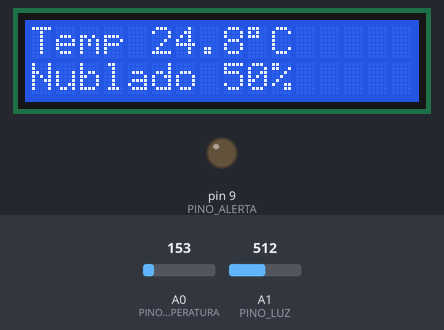
The sketch below on a simulated Arduino Uno, built with avr-gcc and run on an emulated ATmega328P. On the bench: 16×2 character LCD, output pins drawn as LEDs (lit = HIGH). The test bench sets the inputs (shaded band); at power-on: A1 (PINO_LUZ) = 512, A0 (PINO_TEMPERATURA) = 153. What the sketch prints to the serial monitor is not drawn.

Above: at 2.7 s.
2.8 s: A1 (PINO_LUZ) set to 716
At 3.9 s:
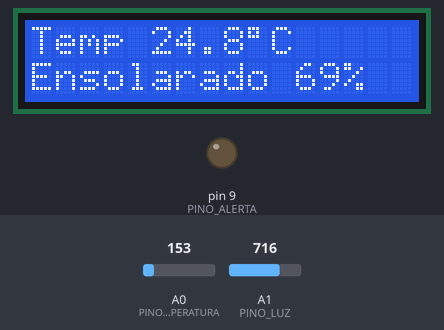
5.6 s: A1 (PINO_LUZ) set to 625
At 8.5 s:
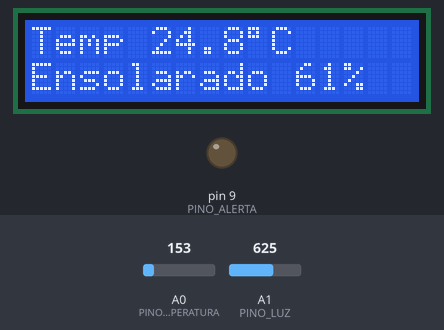
8.6 s: A1 (PINO_LUZ) set to 605
At 9.2 s:
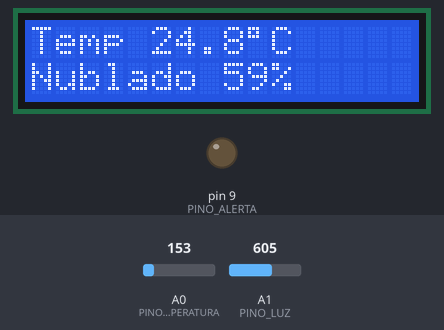
10.1 s: A0 (PINO_TEMPERATURA) set to 181
At 12.9 s:
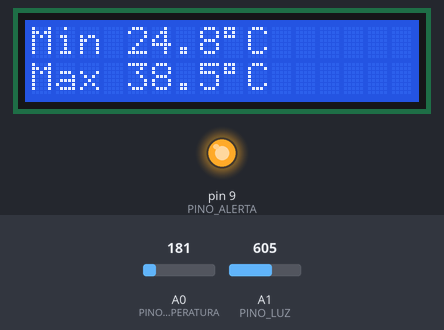
13.1 s: A0 (PINO_TEMPERATURA) set to 191
At 14.4 s:
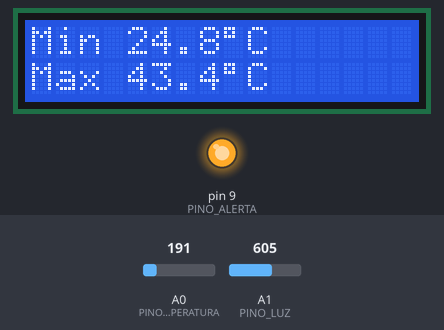
14.7 s: A1 (PINO_LUZ) set to 221
At 16.8 s:
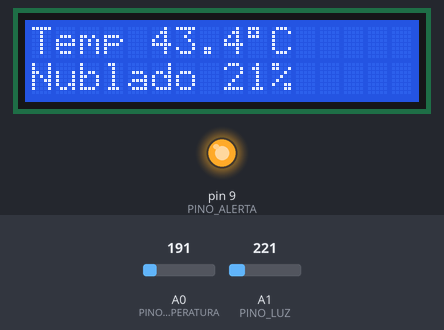
17.7 s: A1 (PINO_LUZ) set to 196
Timing chart, 0 to 20.7 s (numbered marks = the images above; inputs shaded):
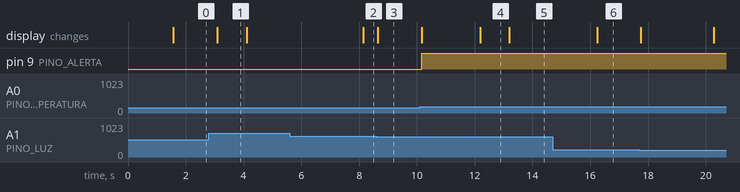

Measured:
- the behaviour switches between 614 and 613 on A1 (PINO_LUZ) (found by bisection; images 2 and 3)
- the behaviour switches between 163 and 164 on A0 (PINO_TEMPERATURA) (found by bisection; images 3 and 4)
- after the input at 2.8 s, the display: changes after 0.29 s (image 1)
- after the input at 5.6 s, the display: changes after 2.5 s (image 2)
- after the input at 8.6 s, the display: changes after 0.05 s (image 3)
- after the input at 10.1 s, pin 9 (PINO_ALERTA): LOW → HIGH after 0.07 s; the display: first changes after 0.07 s (image 4 shows a later state)
- after the input at 13.1 s, the display: changes after 0.10 s (image 5)
- after the input at 14.7 s, the display: changes after 1.5 s (image 6)

The sketch:

estacao_meteorologica.ino
```cpp
/*
  Estação meteorológica (versão Tinkercad)
  ----------------------------------------
  Mede temperatura (sensor TMP36) e luminosidade (LDR) e mostra no LCD
  16x2. Guarda a mínima e a máxima do dia e acende um LED quando faz
  calor demais. Também envia os dados pelo Serial no formato do
  Plotter Serial, para desenhar gráficos.

  Ligações:
    TMP36: pino esquerdo (lado reto virado para você) -> 5V,
           pino do meio -> A0, pino direito -> GND
    LDR:   um terminal no 5V, outro terminal no A1
           e também num resistor de 10 kohms que vai ao GND (divisor de tensão)
    LED de alerta (+) -> resistor 220 ohms -> pino 9 (o outro no GND)
    LCD 16x2: RS -> 12, E -> 11, D4 -> 5, D5 -> 4, D6 -> 3, D7 -> 2,
              RW -> GND, VSS -> GND, VDD -> 5V,
              V0 -> pino do meio de um potenciômetro de 10 kohms (contraste),
              A (luz de fundo) -> resistor 220 ohms -> 5V, K -> GND

  Autora: Júlia Roberta Quoos Alves (ohtopico.com.br)
  Licença: MIT
*/

#include <LiquidCrystal.h>

const int PINO_TEMPERATURA = A0;
const int PINO_LUZ         = A1;
const int PINO_ALERTA      = 9;

const float LIMITE_CALOR = 30.0;   // graus Celsius. Mude em aula!

LiquidCrystal lcd(12, 11, 5, 4, 3, 2);

float minima = 1000;
float maxima = -1000;
unsigned long ultimaTroca = 0;
bool mostrarExtremos = false;

void setup() {
  pinMode(PINO_ALERTA, OUTPUT);
  lcd.begin(16, 2);
  Serial.begin(9600);
  lcd.print("Estacao");
  lcd.setCursor(0, 1);
  lcd.print("meteorologica");
  delay(1500);
  lcd.clear();
}

// TMP36: 0,5 V a 0 °C e +10 mV (0,01 V) a cada grau
float lerTemperatura() {
  int leitura = analogRead(PINO_TEMPERATURA);   // 0 a 1023
  float tensao = leitura * 5.0 / 1023.0;         // 0 a 5 V
  return (tensao - 0.5) * 100.0;
}

// Converte a leitura do LDR em porcentagem (0 = escuro, 100 = muito claro)
int lerLuminosidade() {
  int leitura = analogRead(PINO_LUZ);
  return map(leitura, 0, 1023, 0, 100);
}

String descreverLuz(int porcentagem) {
  if (porcentagem < 20) return "Escuro";
  if (porcentagem < 60) return "Nublado";
  return "Ensolarado";
}

void loop() {
  float temperatura = lerTemperatura();
  int luz = lerLuminosidade();

  if (temperatura < minima) minima = temperatura;
  if (temperatura > maxima) maxima = temperatura;

  digitalWrite(PINO_ALERTA, temperatura >= LIMITE_CALOR ? HIGH : LOW);

  // A cada 4 segundos alterna entre a tela atual e a de mínima/máxima
  if (millis() - ultimaTroca > 4000) {
    mostrarExtremos = !mostrarExtremos;
    ultimaTroca = millis();
    lcd.clear();
  }

  lcd.setCursor(0, 0);
  if (mostrarExtremos) {
    lcd.print("Min ");
    lcd.print(minima, 1);
    lcd.print((char)223);  // símbolo de grau no LCD
    lcd.print("C   ");
    lcd.setCursor(0, 1);
    lcd.print("Max ");
    lcd.print(maxima, 1);
    lcd.print((char)223);
    lcd.print("C   ");
  } else {
    lcd.print("Temp ");
    lcd.print(temperatura, 1);
    lcd.print((char)223);
    lcd.print("C   ");
    lcd.setCursor(0, 1);
    lcd.print(descreverLuz(luz));
    lcd.print(" ");
    lcd.print(luz);
    lcd.print("%     ");
  }

  // Formato do Plotter Serial: nome:valor separados por vírgula
  Serial.print("Temperatura:");
  Serial.print(temperatura);
  Serial.print(",Luz:");
  Serial.println(luz);

  delay(500);
}
```
